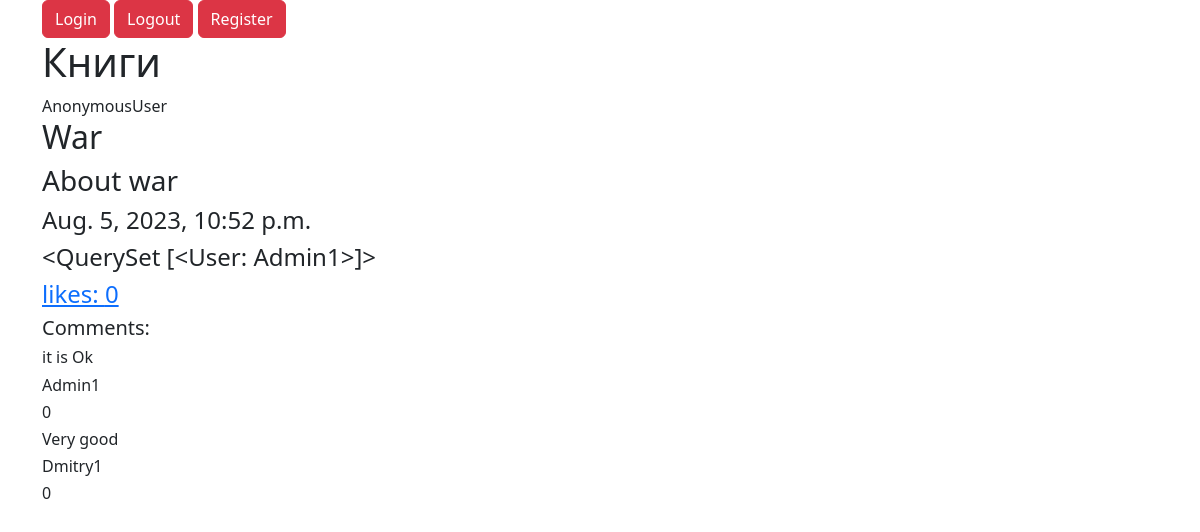
/detail_book/1/, run on an earlier commit of the app's database.
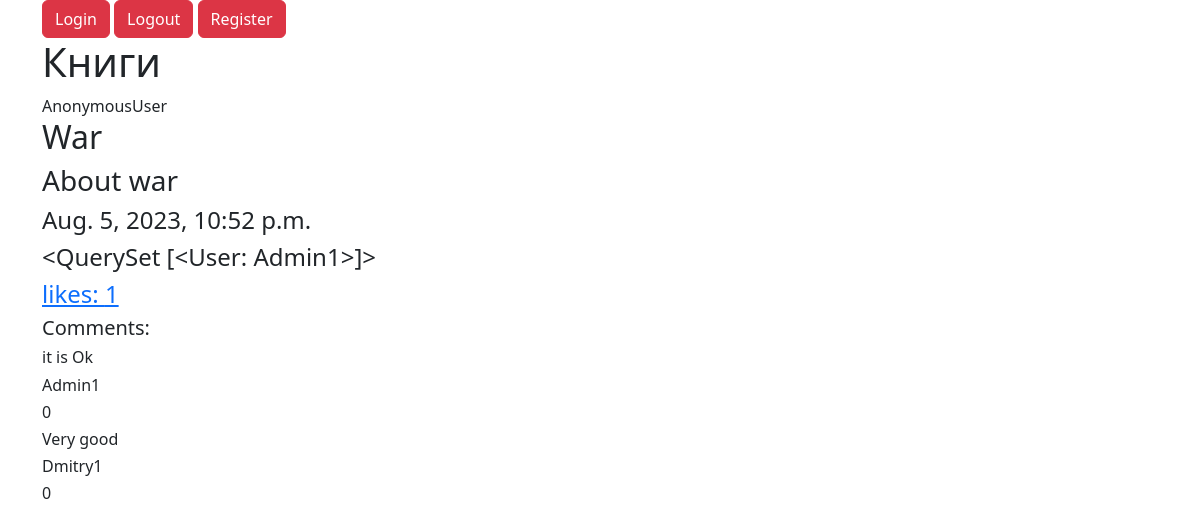
And on a later commit of the database.
### my_book_shop/models.py (models this page shows, shortened)
class Book(models.Model):
    class Meta:
        verbose_name = 'книга'
        verbose_name_plural = 'книги'
    title = models.CharField(db_index=True, max_length=100, verbose_name='название книги')
    text = models.TextField()
    date = models.DateTimeField(auto_now_add=True)
    authors = models.ManyToManyField(User, related_name='books')
    likes = models.ManyToManyField(User, related_name='liked_books')
    count_likes = models.PositiveIntegerField(default=0)

### my_book_shop/views.py (the view)
# urls.py: path('detail_book/<int:book_id>/', DetailBook.as_view(), name='detail_book'),
class DetailBook(View):
    def get(self, request, book_id):
        comments_for_prefetch = Prefetch('comments',
                                         queryset=Comment.objects.
                                         select_related('user').
                                         annotate(likes_comment=Count('likes'))
                                         )
        book = (Book.objects.filter(id=book_id).
                prefetch_related(comments_for_prefetch, 'authors').all()
                )
        return render(request, 'detail_book.html', {'book': book[0]})

### my_book_shop/templates/detail_book.html (shortened to what this page needs)
{% extends "main.html" %}
{% block content%}
<div class="container">
    <h1>Книги</h1>
    {{ user }}
    <h2>{{ book.title }}</h2>
    <h3>{{ book.text }}</h3>
    <h4>{{ book.date }}</h4>
    <h4>{{ book.authors.all }}</h4>
    <a href="{% url 'add_like' book_id=book.id location=1 %}">
        <h4>likes: {{ book.count_likes }}</h4></a>
    {% if book.comments.exists %}
    <h5> Comments: </h5>
    {% for comment in book.comments.all %}
    <h6>{{ comment.text }}</h6>
    <h6>{{ comment.user.username }}</h6>
    <h6>{{ comment.likes_comment }}</h6>
    {% endfor %}
    {% endif %}
    <br>
</div>
{% endblock %}

What changed in the data, as far as the page shows it:
changed Book "War": count_likes "0" → "1"
